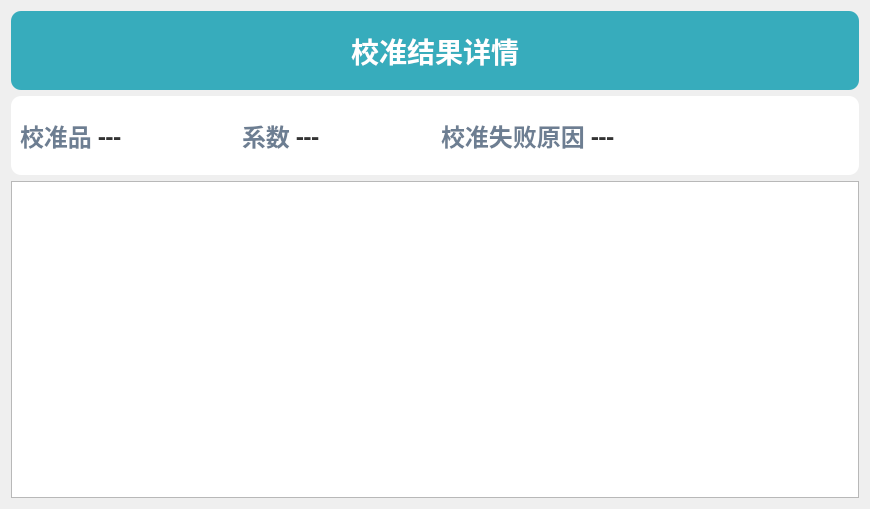
<?xml version="1.0" encoding="UTF-8"?>
<ui version="4.0">
 <class>CalibrationResultDetail</class>
 <widget class="QWidget" name="CalibrationResultDetail">
  <property name="geometry">
   <rect>
    <x>0</x>
    <y>0</y>
    <width>870</width>
    <height>509</height>
   </rect>
  </property>
  <property name="windowTitle">
   <string>Form</string>
  </property>
  <layout class="QVBoxLayout" name="verticalLayout" stretch="1,1,4">
   <item>
    <widget class="QWidget" name="widget" native="true">
     <property name="styleSheet">
      <string notr="true">QWidget#widget
{
	background: #37ACBC;
	border-radius: 10px 10px 0px 0px;
}</string>
     </property>
     <layout class="QHBoxLayout" name="horizontalLayout">
      <item>
       <spacer name="horizontalSpacer">
        <property name="orientation">
         <enum>Qt::Horizontal</enum>
        </property>
        <property name="sizeHint" stdset="0">
         <size>
          <width>372</width>
          <height>20</height>
         </size>
        </property>
       </spacer>
      </item>
      <item>
       <widget class="QLabel" name="lab_title">
        <property name="styleSheet">
         <string notr="true">font-family: PingFang SC;
font-weight: bold;
font-size: 28px;
color: #FFFFFF;
line-height: 42px;</string>
        </property>
        <property name="text">
         <string>校准结果详情</string>
        </property>
       </widget>
      </item>
      <item>
       <spacer name="horizontalSpacer_2">
        <property name="orientation">
         <enum>Qt::Horizontal</enum>
        </property>
        <property name="sizeHint" stdset="0">
         <size>
          <width>372</width>
          <height>20</height>
         </size>
        </property>
       </spacer>
      </item>
     </layout>
    </widget>
   </item>
   <item>
    <widget class="QWidget" name="widget_2" native="true">
     <property name="styleSheet">
      <string notr="true">QWidget#widget_2
{
background: #FFFFFF;
border-radius: 10px;
}</string>
     </property>
     <layout class="QHBoxLayout" name="horizontalLayout_2">
      <item>
       <widget class="QLabel" name="lab_name">
        <property name="styleSheet">
         <string notr="true">font-family: PingFang SC;
font-weight: 500;
font-size: 24px;
color: #6D7E92;
line-height: 42px;</string>
        </property>
        <property name="text">
         <string>校准品</string>
        </property>
       </widget>
      </item>
      <item>
       <widget class="QLabel" name="lab_name_edit">
        <property name="styleSheet">
         <string notr="true">font-family: PingFang SC;
font-weight: bold;
font-size: 24px;
color: #333333;
line-height: 42px;</string>
        </property>
        <property name="text">
         <string>---</string>
        </property>
       </widget>
      </item>
      <item>
       <spacer name="horizontalSpacer_4">
        <property name="orientation">
         <enum>Qt::Horizontal</enum>
        </property>
        <property name="sizeHint" stdset="0">
         <size>
          <width>40</width>
          <height>20</height>
         </size>
        </property>
       </spacer>
      </item>
      <item>
       <widget class="QLabel" name="lab_coe">
        <property name="styleSheet">
         <string notr="true">font-family: PingFang SC;
font-weight: 500;
font-size: 24px;
color: #6D7E92;
line-height: 42px;</string>
        </property>
        <property name="text">
         <string>系数</string>
        </property>
       </widget>
      </item>
      <item>
       <widget class="QLabel" name="lab_coe_edit">
        <property name="styleSheet">
         <string notr="true">font-family: PingFang SC;
font-weight: bold;
font-size: 24px;
color: #333333;
line-height: 42px;</string>
        </property>
        <property name="text">
         <string>---</string>
        </property>
       </widget>
      </item>
      <item>
       <spacer name="horizontalSpacer_5">
        <property name="orientation">
         <enum>Qt::Horizontal</enum>
        </property>
        <property name="sizeHint" stdset="0">
         <size>
          <width>40</width>
          <height>20</height>
         </size>
        </property>
       </spacer>
      </item>
      <item>
       <widget class="QLabel" name="lab_error">
        <property name="styleSheet">
         <string notr="true">font-family: PingFang SC;
font-weight: 500;
font-size: 24px;
color: #6D7E92;
line-height: 42px;</string>
        </property>
        <property name="text">
         <string>校准失败原因</string>
        </property>
       </widget>
      </item>
      <item>
       <widget class="QLabel" name="lab_error_edit">
        <property name="styleSheet">
         <string notr="true">font-family: PingFang SC;
font-weight: bold;
font-size: 24px;
color: #333333;
line-height: 42px;</string>
        </property>
        <property name="text">
         <string>---</string>
        </property>
       </widget>
      </item>
      <item>
       <spacer name="horizontalSpacer_6">
        <property name="orientation">
         <enum>Qt::Horizontal</enum>
        </property>
        <property name="sizeHint" stdset="0">
         <size>
          <width>40</width>
          <height>20</height>
         </size>
        </property>
       </spacer>
      </item>
      <item>
       <spacer name="horizontalSpacer_3">
        <property name="orientation">
         <enum>Qt::Horizontal</enum>
        </property>
        <property name="sizeHint" stdset="0">
         <size>
          <width>121</width>
          <height>20</height>
         </size>
        </property>
       </spacer>
      </item>
     </layout>
    </widget>
   </item>
   <item>
    <widget class="QTableWidget" name="tableWidget">
     <property name="styleSheet">
      <string notr="true">QTableWidget#table_Widget
{
background: #FFFFFF;
font-family: PingFang SC;
font-weight: 500;
font-size: 24px;
border-radius: 10px;
color: #333333;
line-height: 42px;
}
QTableWidget::item {
    text-align: center;
}
QHeaderView {
    font-family: PingFang SC;
	font-weight: 500;
	color: #6D7E92;
	line-height: 42px;
	font-size: 26px;
}

QHeaderView::section {
    background-color: #EFF0F2;
	border-top: 1px solid #E1EBF6;
	border-left: none;
	border-bottom: 1px solid #E1EBF6;
	border-right: none;
	line-height: 42px;
}
QTableWidget::item:selected {
    background: #D4F2F5;
	border-top: none;
	border-left: none;
	border-bottom: 1px solid #22A4B3;
	border-right: none;
}</string>
     </property>
    </widget>
   </item>
  </layout>
 </widget>
 <resources/>
 <connections/>
</ui>
